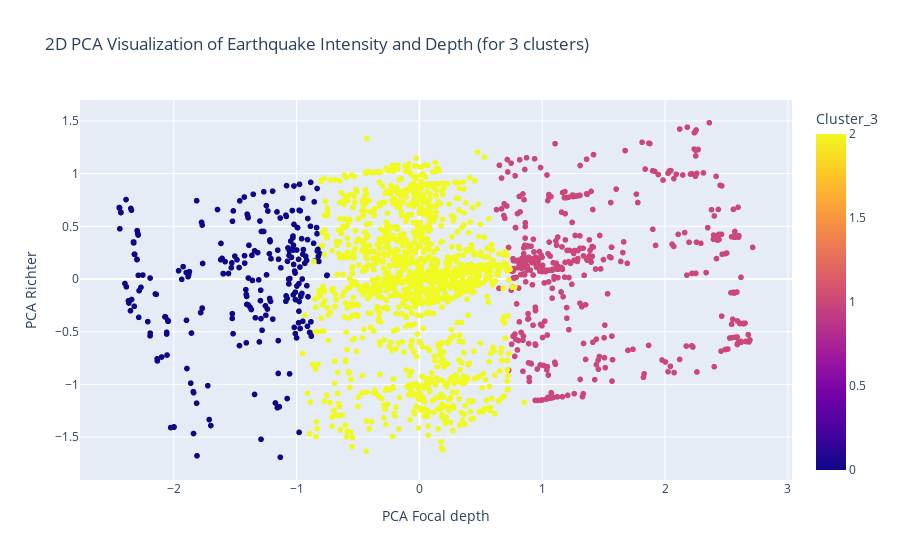

Notebook code for this chart:
### Code cell
fig = px.scatter(
    df,
    x='pca_x',
    y='pca_y',
    color='Cluster_3',
    title="2D PCA Visualization of Earthquake Intensity and Depth (for 3 clusters)",
    labels={'pca_x': 'PCA Focal depth', 'pca_y': 'PCA Richter'},
    hover_data=['Focal depth', 'Richter']
)
fig.show()

# Save the figure as a static image
fig.write_image("images/2d_PCA_Visualization_3-clusters.png")

# Display the saved image inside the notebook (for GitHub)
display(Image(filename="images/2d_PCA_Visualization_3-clusters.png"))

### Figure 1 — Plotly figure (JSON) as saved in the notebook; plotly's stock layout.template omitted (floating-point values rounded to 4 significant figures; data arrays with more than 128 entries replaced by an {"elided": "..."} marker saying what was removed)
{"data": [{"customdata": {"elided": "2178x2 float values"}, "hovertemplate": "PCA Focal depth=%{x}<br>PCA Richter=%{y}<br>Focal depth=%{customdata[0]}<br>Richter=%{customdata[1]}<br>Cluster_3=%{marker.color}<extra></extra>", "legendgroup": "", "marker": {"color": {"elided": "2178 int values"}, "coloraxis": "coloraxis", "symbol": "circle"}, "mode": "markers", "name": "", "showlegend": false, "type": "scattergl", "x": {"elided": "2178 float values"}, "xaxis": "x", "y": {"elided": "2178 float values"}, "yaxis": "y"}], "layout": {"coloraxis": {"colorbar": {"title": {"text": "Cluster_3"}}, "colorscale": [[0, "#0d0887"], [0.1111, "#46039f"], [0.2222, "#7201a8"], [0.3333, "#9c179e"], [0.4444, "#bd3786"], [0.5556, "#d8576b"], [0.6667, "#ed7953"], [0.7778, "#fb9f3a"], [0.8889, "#fdca26"], [1, "#f0f921"]]}, "legend": {"tracegroupgap": 0}, "title": {"text": "2D PCA Visualization of Earthquake Intensity and Depth (for 3 clusters)"}, "xaxis": {"anchor": "y", "domain": [0, 1], "title": {"text": "PCA Focal depth"}}, "yaxis": {"anchor": "x", "domain": [0, 1], "title": {"text": "PCA Richter"}}}}
